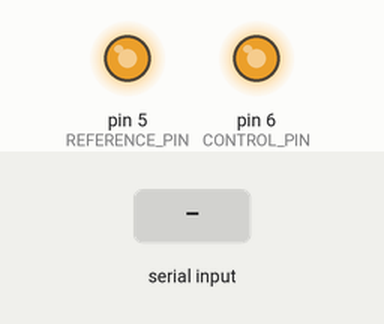
Simulated run of this sketch. Board: Arduino Uno, built with avr-gcc and run on an emulated ATmega328P. On the bench: output pins drawn as LEDs (lit = HIGH). The inputs (shaded band) are chosen by the test bench.

Above: at 1.2 s.
1.3 s: "90,45\n" received over Serial
At 2.1 s:
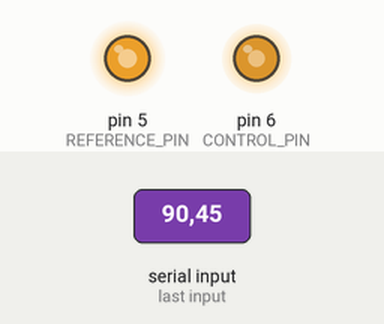
3.8 s: "30,150\n" received over Serial
At 4.2 s:
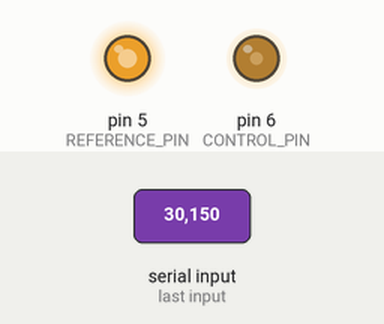
6.3 s: "200\n" received over Serial
At 7.9 s:
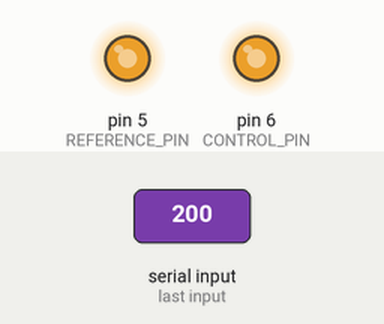
Timing chart, 0 to 9.4 s (numbered marks = the images above; inputs shaded):
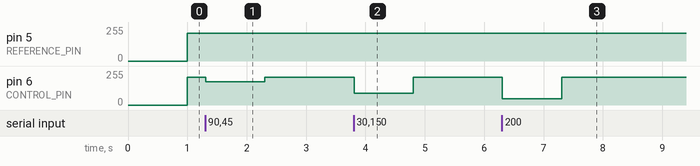

The sketch:

sukup.ino
```cpp
/*
  Sukup Auto-Guide Adaptor
  Electro-Hydraulic PWM Controller
  Developed by Trevor Stanhope
  Receives serial commands to adjust the hydraulics with user-inputted sensitivity settings
*/

/* --- Definitions --- */
#define REFERENCE_PIN 5
#define CONTROL_PIN 6 // 255 corresponds to reaction at max negative offset

/* --- Constants --- */
const unsigned long BAUD = 9600;
const unsigned int RESOLUTION = 255;
const unsigned int PWM_MIN = 0; // AnalogWrite(0) == 0% PWM
const unsigned int PWM_MAX = 210; // AnalogWrite(255) == 100% PWM

/* --- Variables --- */
int pwm_control = (PWM_MAX + PWM_MIN) / 2;
int pwm_reference = PWM_MAX;

void setup(void) {
    pinMode(CONTROL_PIN, OUTPUT);
    pinMode(REFERENCE_PIN, OUTPUT);
    Serial.begin(BAUD);
}

void loop(void) {
    int val = Serial.parseInt();
    pwm_control = map(val, 0, RESOLUTION, PWM_MAX, PWM_MIN);
    if (pwm_control > PWM_MAX) { pwm_control = PWM_MAX; }
    if (pwm_control < PWM_MIN) { pwm_control = PWM_MIN; }
    analogWrite(CONTROL_PIN, pwm_control);
    analogWrite(REFERENCE_PIN, pwm_reference);
}
```

Measured:
- after the input at 1.3 s, pin 6 (CONTROL_PIN): 210/255 → 173/255 at once, → 210/255 1.0 s later
- after the input at 3.8 s, pin 6 (CONTROL_PIN): 210/255 → 87/255 at once, → 210/255 1.0 s later
- after the input at 6.3 s, pin 6 (CONTROL_PIN): 210/255 → 46/255 at once, → 210/255 1.0 s later
